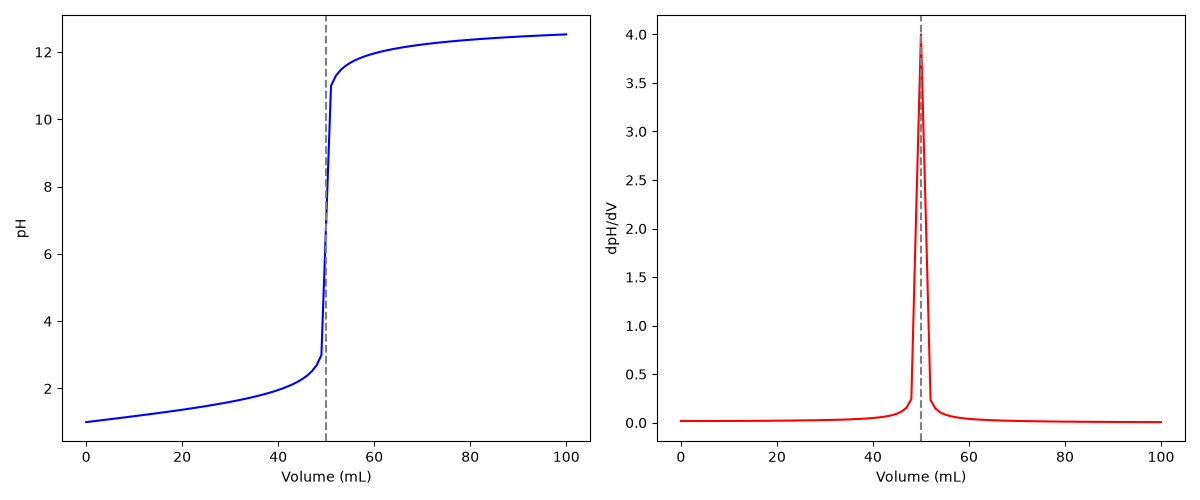

Recreate this plot in Python.
"""
PW2 Lab B Part 5 (bonus) -- find a titration's equivalence point.

titration.csv holds a titration curve: pH versus the volume of base added.
The equivalence point is the volume where the pH changes fastest (the steep
jump). Numerically, that is where the SLOPE of the pH curve is largest.
Run:  python titration.py
"""
import numpy as np
import matplotlib.pyplot as plt

# TODO 1: read titration.csv (columns volume_base, pH) into arrays V, pH.
data=np.loadtxt('titration.csv', delimiter=',', skiprows=1)
V=data[:,0]
pH=data[:,1]
# TODO 2: compute the slope of the pH curve with np.gradient(pH, V), and find
#         the volume where that slope is largest (np.argmax). That is the
#         equivalence point. Print it.
slope=np.gradient(pH, V)
equivalence_index=np.argmax(slope)
equivalence_volume=V[equivalence_index]
print(f"equivalence point volume: {equivalence_volume:.6f} ml")
# TODO 3: make two plots side by side: (left) pH vs volume with a line at the
#         equivalence point; (right) the slope vs volume, showing it peaks
#         at the equivalence point. Save as titration.png.
plt.figure(figsize=(12, 5))
# TODO 3: make two plots side by side and save as titration.png
plt.subplot(1, 2, 1)
plt.plot(V, pH, 'b')
plt.axvline(equivalence_volume, color='gray', linestyle='--')
plt.xlabel("Volume (mL)")
plt.ylabel("pH")

plt.subplot(1, 2, 2)
plt.plot(V, slope, 'r')
plt.axvline(equivalence_volume, color='gray', linestyle='--')
plt.xlabel("Volume (mL)")
plt.ylabel("dpH/dV")

plt.tight_layout()
plt.savefig("titration.png")
plt.show()
